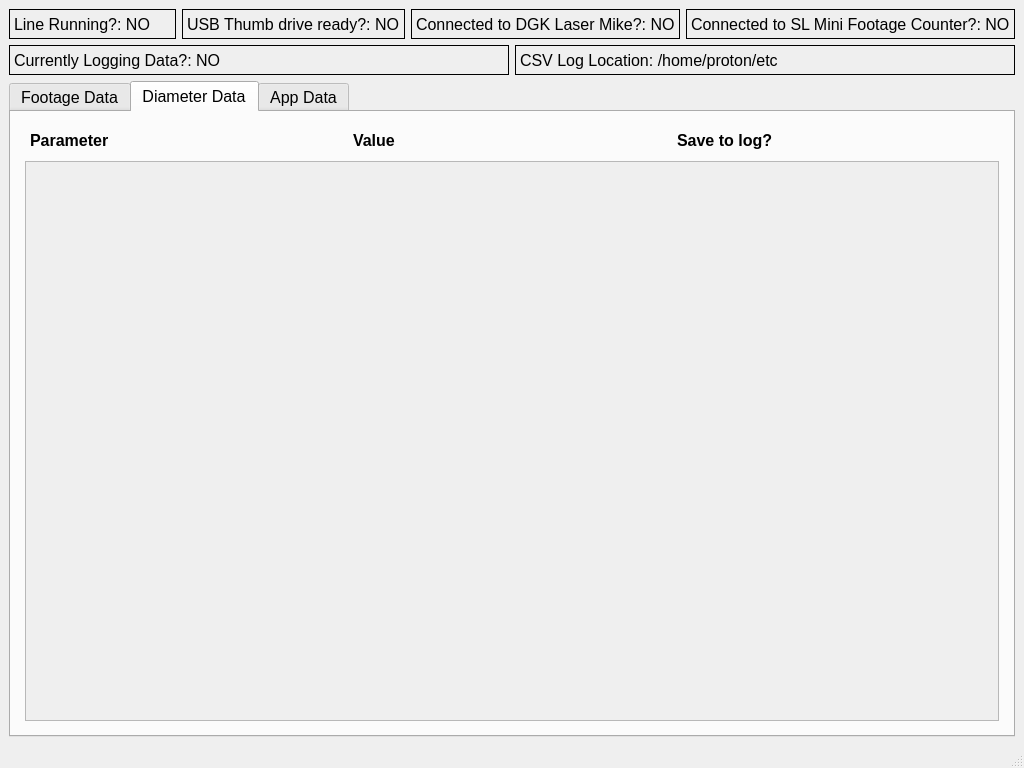
<?xml version="1.0" encoding="UTF-8"?>
<ui version="4.0">
 <class>MainWindow</class>
 <widget class="QMainWindow" name="MainWindow">
  <property name="windowModality">
   <enum>Qt::NonModal</enum>
  </property>
  <property name="enabled">
   <bool>true</bool>
  </property>
  <property name="geometry">
   <rect>
    <x>0</x>
    <y>0</y>
    <width>1024</width>
    <height>768</height>
   </rect>
  </property>
  <property name="sizePolicy">
   <sizepolicy hsizetype="MinimumExpanding" vsizetype="MinimumExpanding">
    <horstretch>0</horstretch>
    <verstretch>0</verstretch>
   </sizepolicy>
  </property>
  <property name="minimumSize">
   <size>
    <width>1024</width>
    <height>768</height>
   </size>
  </property>
  <property name="windowTitle">
   <string>Nautilus Proton Logger</string>
  </property>
  <property name="layoutDirection">
   <enum>Qt::LeftToRight</enum>
  </property>
  <widget class="QWidget" name="centralwidget">
   <layout class="QGridLayout" name="gridLayout">
    <item row="1" column="0">
     <layout class="QGridLayout" name="gridLayout_5">
      <item row="0" column="1">
       <widget class="QLabel" name="lbl_logLoc">
        <property name="minimumSize">
         <size>
          <width>0</width>
          <height>30</height>
         </size>
        </property>
        <property name="font">
         <font>
          <pointsize>12</pointsize>
         </font>
        </property>
        <property name="frameShape">
         <enum>QFrame::Box</enum>
        </property>
        <property name="text">
         <string>CSV Log Location: /home/proton/etc</string>
        </property>
       </widget>
      </item>
      <item row="0" column="0">
       <widget class="QLabel" name="lbl_currentlyLogging">
        <property name="minimumSize">
         <size>
          <width>0</width>
          <height>30</height>
         </size>
        </property>
        <property name="font">
         <font>
          <pointsize>12</pointsize>
         </font>
        </property>
        <property name="frameShape">
         <enum>QFrame::Box</enum>
        </property>
        <property name="text">
         <string>Currently Logging Data?: NO</string>
        </property>
       </widget>
      </item>
     </layout>
    </item>
    <item row="2" column="0">
     <widget class="QTabWidget" name="tabWidget">
      <property name="font">
       <font>
        <pointsize>12</pointsize>
       </font>
      </property>
      <property name="tabletTracking">
       <bool>false</bool>
      </property>
      <property name="acceptDrops">
       <bool>false</bool>
      </property>
      <property name="layoutDirection">
       <enum>Qt::LeftToRight</enum>
      </property>
      <property name="tabPosition">
       <enum>QTabWidget::North</enum>
      </property>
      <property name="tabShape">
       <enum>QTabWidget::Rounded</enum>
      </property>
      <property name="currentIndex">
       <number>1</number>
      </property>
      <property name="iconSize">
       <size>
        <width>100</width>
        <height>100</height>
       </size>
      </property>
      <property name="elideMode">
       <enum>Qt::ElideNone</enum>
      </property>
      <property name="usesScrollButtons">
       <bool>false</bool>
      </property>
      <property name="documentMode">
       <bool>false</bool>
      </property>
      <property name="tabsClosable">
       <bool>false</bool>
      </property>
      <property name="movable">
       <bool>false</bool>
      </property>
      <widget class="QWidget" name="tab">
       <property name="sizePolicy">
        <sizepolicy hsizetype="MinimumExpanding" vsizetype="MinimumExpanding">
         <horstretch>0</horstretch>
         <verstretch>0</verstretch>
        </sizepolicy>
       </property>
       <property name="minimumSize">
        <size>
         <width>0</width>
         <height>0</height>
        </size>
       </property>
       <attribute name="title">
        <string>Footage Data</string>
       </attribute>
       <layout class="QGridLayout" name="gridLayout_23">
        <item row="0" column="0">
         <layout class="QGridLayout" name="gridLayout_28">
          <property name="leftMargin">
           <number>5</number>
          </property>
          <property name="topMargin">
           <number>5</number>
          </property>
          <property name="rightMargin">
           <number>5</number>
          </property>
          <property name="bottomMargin">
           <number>5</number>
          </property>
          <item row="0" column="0">
           <layout class="QGridLayout" name="gridLayout_29">
            <property name="leftMargin">
             <number>5</number>
            </property>
            <property name="topMargin">
             <number>5</number>
            </property>
            <property name="rightMargin">
             <number>5</number>
            </property>
            <property name="bottomMargin">
             <number>5</number>
            </property>
            <item row="0" column="2">
             <widget class="QLabel" name="label_3">
              <property name="font">
               <font>
                <pointsize>12</pointsize>
                <weight>75</weight>
                <bold>true</bold>
               </font>
              </property>
              <property name="text">
               <string>Save to log?</string>
              </property>
             </widget>
            </item>
            <item row="0" column="1">
             <widget class="QLabel" name="label_8">
              <property name="font">
               <font>
                <pointsize>12</pointsize>
                <weight>75</weight>
                <bold>true</bold>
               </font>
              </property>
              <property name="text">
               <string>Value</string>
              </property>
             </widget>
            </item>
            <item row="0" column="0">
             <widget class="QLabel" name="label_12">
              <property name="font">
               <font>
                <pointsize>12</pointsize>
                <weight>75</weight>
                <bold>true</bold>
               </font>
              </property>
              <property name="text">
               <string>Parameter</string>
              </property>
             </widget>
            </item>
           </layout>
          </item>
          <item row="1" column="0">
           <widget class="QScrollArea" name="scrollArea_2">
            <property name="widgetResizable">
             <bool>true</bool>
            </property>
            <widget class="QWidget" name="scrollAreaWidgetContents">
             <property name="geometry">
              <rect>
               <x>0</x>
               <y>0</y>
               <width>970</width>
               <height>557</height>
              </rect>
             </property>
             <layout class="QGridLayout" name="gridLayout_31">
              <item row="0" column="1">
               <layout class="QGridLayout" name="gridLayout_32"/>
              </item>
              <item row="0" column="2">
               <layout class="QGridLayout" name="gridLayout_30"/>
              </item>
              <item row="0" column="0">
               <layout class="QGridLayout" name="gridLayout_33"/>
              </item>
             </layout>
            </widget>
           </widget>
          </item>
         </layout>
        </item>
       </layout>
      </widget>
      <widget class="QWidget" name="tab_2">
       <property name="sizePolicy">
        <sizepolicy hsizetype="MinimumExpanding" vsizetype="MinimumExpanding">
         <horstretch>0</horstretch>
         <verstretch>0</verstretch>
        </sizepolicy>
       </property>
       <attribute name="title">
        <string>Diameter Data</string>
       </attribute>
       <layout class="QGridLayout" name="gridLayout_19">
        <item row="0" column="0">
         <layout class="QGridLayout" name="gridLayout_20">
          <property name="leftMargin">
           <number>5</number>
          </property>
          <property name="topMargin">
           <number>5</number>
          </property>
          <property name="rightMargin">
           <number>5</number>
          </property>
          <property name="bottomMargin">
           <number>5</number>
          </property>
          <item row="0" column="0">
           <layout class="QGridLayout" name="gridLayout_21">
            <property name="leftMargin">
             <number>5</number>
            </property>
            <property name="topMargin">
             <number>5</number>
            </property>
            <property name="rightMargin">
             <number>5</number>
            </property>
            <property name="bottomMargin">
             <number>5</number>
            </property>
            <item row="0" column="1">
             <widget class="QLabel" name="label_10">
              <property name="font">
               <font>
                <pointsize>12</pointsize>
                <weight>75</weight>
                <bold>true</bold>
               </font>
              </property>
              <property name="text">
               <string>Value</string>
              </property>
             </widget>
            </item>
            <item row="0" column="0">
             <widget class="QLabel" name="label_11">
              <property name="font">
               <font>
                <pointsize>12</pointsize>
                <weight>75</weight>
                <bold>true</bold>
               </font>
              </property>
              <property name="text">
               <string>Parameter</string>
              </property>
             </widget>
            </item>
            <item row="0" column="2">
             <widget class="QLabel" name="label_9">
              <property name="font">
               <font>
                <pointsize>12</pointsize>
                <weight>75</weight>
                <bold>true</bold>
               </font>
              </property>
              <property name="text">
               <string>Save to log?</string>
              </property>
             </widget>
            </item>
           </layout>
          </item>
          <item row="1" column="0">
           <widget class="QScrollArea" name="scrollArea">
            <property name="widgetResizable">
             <bool>true</bool>
            </property>
            <widget class="QWidget" name="scrollAreaWidgetContents_5">
             <property name="geometry">
              <rect>
               <x>0</x>
               <y>0</y>
               <width>970</width>
               <height>557</height>
              </rect>
             </property>
             <layout class="QGridLayout" name="gridLayout_24">
              <item row="0" column="2">
               <layout class="QGridLayout" name="gridLayout_25"/>
              </item>
              <item row="0" column="0">
               <layout class="QGridLayout" name="gridLayout_26"/>
              </item>
              <item row="0" column="1">
               <layout class="QGridLayout" name="gridLayout_27"/>
              </item>
             </layout>
            </widget>
           </widget>
          </item>
         </layout>
        </item>
       </layout>
      </widget>
      <widget class="QWidget" name="tab_7">
       <attribute name="title">
        <string>App Data</string>
       </attribute>
       <layout class="QGridLayout" name="gridLayout_14">
        <item row="0" column="0">
         <widget class="QTreeWidget" name="treeWidget">
          <column>
           <property name="text">
            <string notr="true">1</string>
           </property>
          </column>
         </widget>
        </item>
        <item row="1" column="0">
         <layout class="QHBoxLayout" name="horizontalLayout">
          <item>
           <widget class="QPushButton" name="pbRefreshValues">
            <property name="text">
             <string>Refresh List</string>
            </property>
           </widget>
          </item>
          <item>
           <spacer name="horizontalSpacer_2">
            <property name="orientation">
             <enum>Qt::Horizontal</enum>
            </property>
            <property name="sizeHint" stdset="0">
             <size>
              <width>40</width>
              <height>20</height>
             </size>
            </property>
           </spacer>
          </item>
          <item>
           <widget class="QPushButton" name="pbReloadSettings">
            <property name="text">
             <string>Reload Settings File</string>
            </property>
           </widget>
          </item>
         </layout>
        </item>
       </layout>
      </widget>
     </widget>
    </item>
    <item row="0" column="0">
     <layout class="QGridLayout" name="gridLayout_22">
      <item row="0" column="3">
       <widget class="QLabel" name="lbl_conn2SlMini">
        <property name="minimumSize">
         <size>
          <width>0</width>
          <height>30</height>
         </size>
        </property>
        <property name="font">
         <font>
          <pointsize>12</pointsize>
         </font>
        </property>
        <property name="frameShape">
         <enum>QFrame::Panel</enum>
        </property>
        <property name="text">
         <string>Connected to SL Mini Footage Counter?: NO</string>
        </property>
       </widget>
      </item>
      <item row="0" column="0">
       <widget class="QLabel" name="lbl_lineRunning">
        <property name="minimumSize">
         <size>
          <width>0</width>
          <height>30</height>
         </size>
        </property>
        <property name="font">
         <font>
          <pointsize>12</pointsize>
         </font>
        </property>
        <property name="frameShape">
         <enum>QFrame::Box</enum>
        </property>
        <property name="text">
         <string>Line Running?: NO</string>
        </property>
       </widget>
      </item>
      <item row="0" column="1">
       <widget class="QLabel" name="lbl_usbReady">
        <property name="minimumSize">
         <size>
          <width>0</width>
          <height>30</height>
         </size>
        </property>
        <property name="font">
         <font>
          <pointsize>12</pointsize>
         </font>
        </property>
        <property name="frameShape">
         <enum>QFrame::Box</enum>
        </property>
        <property name="text">
         <string>USB Thumb drive ready?: NO</string>
        </property>
       </widget>
      </item>
      <item row="0" column="2">
       <widget class="QLabel" name="lbl_conn2Dgk">
        <property name="minimumSize">
         <size>
          <width>0</width>
          <height>30</height>
         </size>
        </property>
        <property name="font">
         <font>
          <pointsize>12</pointsize>
         </font>
        </property>
        <property name="frameShape">
         <enum>QFrame::Panel</enum>
        </property>
        <property name="text">
         <string>Connected to DGK Laser Mike?: NO</string>
        </property>
       </widget>
      </item>
     </layout>
    </item>
   </layout>
  </widget>
  <widget class="QStatusBar" name="statusbar"/>
 </widget>
 <resources/>
 <connections/>
</ui>
